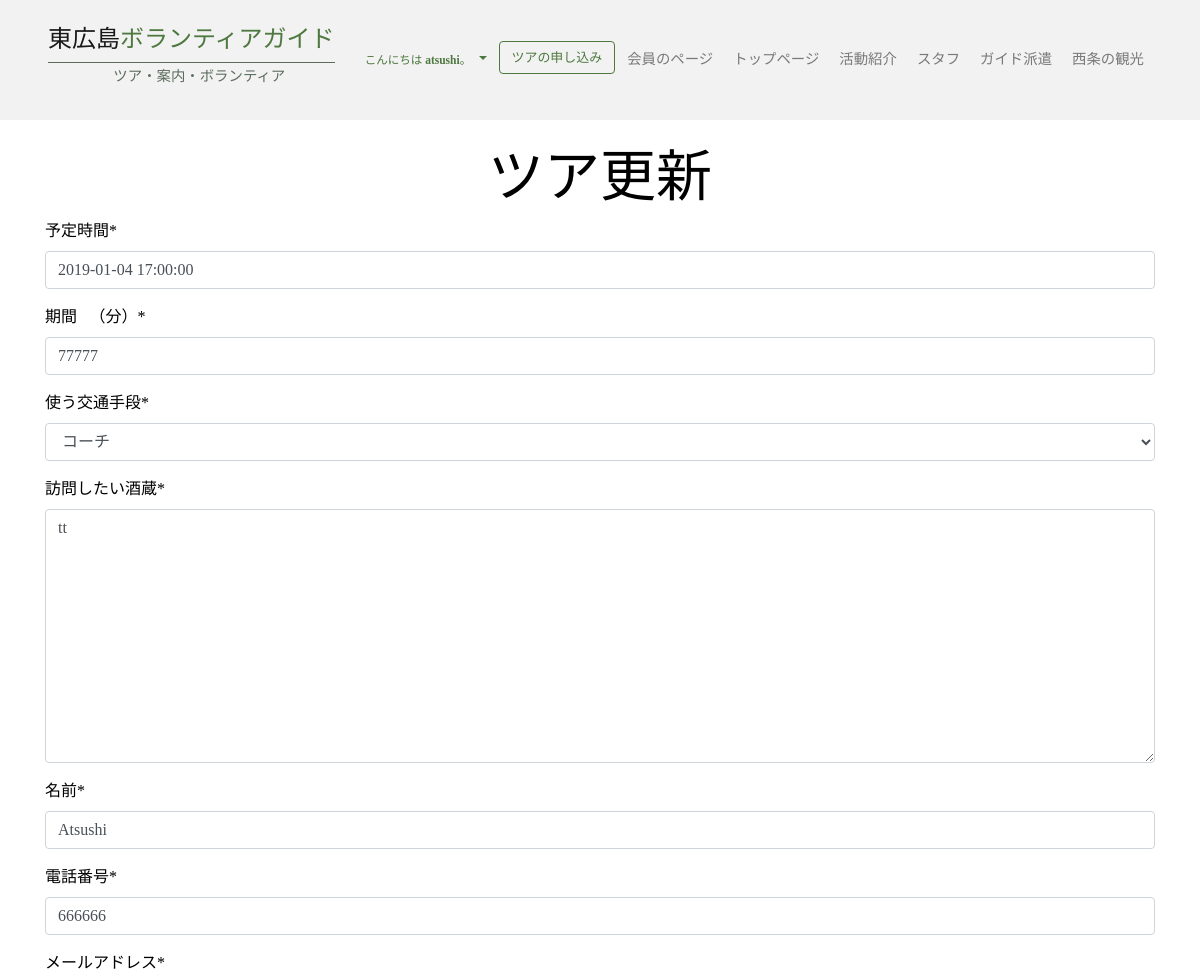
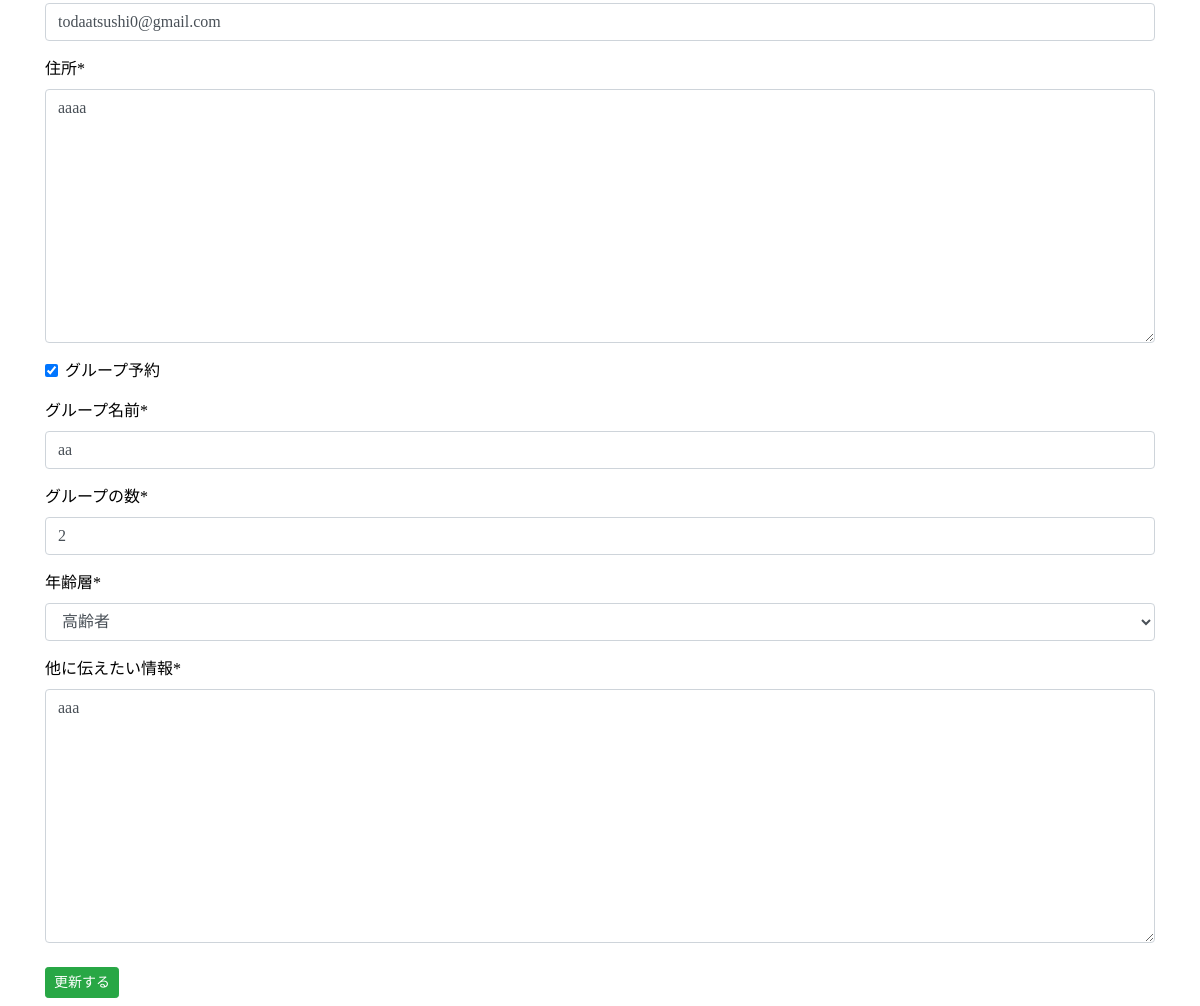
/booking/1/update/ (signed in), run on the app's committed database (2 pictures, top to bottom).
### booking/models.py (models this page shows, shortened)
class Booking(models.Model):
    AGE_GROUPS = (
        ("家族", "家族"),
        ("大人", "大人"),
        ("高齢者", "高齢者"),
        ("子供・思春期", "子供・思春期"),
        ("ミックス", "ミックス"),
    )
    TRANSPORT_OPTIONS = (
        ('使う交通手段', '使う交通手段'),
        ('電車', '電車'),
        ('コーチ', 'コーチ'),
        ('自動車・バン', '自動車・バン'),
        ('タクシ', 'タクシ'),
        ('その他', '他の交通手段（”他に伝えたい情報”で伝えてください。）'),
    )
    contact_name = models.CharField(max_length=50, verbose_name='名前')
    is_group = models.BooleanField(default=True, verbose_name='グループ予約')
    group_name = models.CharField(max_length=100, null=True, verbose_name='グループ名前')
    group_number = models.IntegerField(null=True, verbose_name='グループの数')
    contact_number = models.CharField(max_length=50, verbose_name='電話番号')
    contact_address = models.TextField(verbose_name='住所')
    contact_email = models.EmailField(verbose_name='メールアドレス')
    scheduled_at = models.DateTimeField(verbose_name='予定時間')
    duration = models.CharField(max_length=50, verbose_name='期間（分）')
    age_group = models.CharField(max_length=50, choices=AGE_GROUPS, verbose_name='年齢層')
    places_to_visit = models.TextField(verbose_name='訪問したい酒蔵')
    transportation = models.CharField(max_length=50, choices=TRANSPORT_OPTIONS, verbose_name='使う交通手段')
    extra_details = models.TextField(verbose_name='他に伝えたい情報')
    booked_at = models.DateTimeField(default=timezone.now, verbose_name='予約をとった時間')
    confirmed = models.BooleanField(default=False, verbose_name='確認されたが')
    complete = models.BooleanField(default=False, verbose_name='完成した')
    class Meta:
        ordering = ['-scheduled_at', '-booked_at', 'confirmed']

### booking/views.py (the view, shortened to what this page needs)
# urls.py: path('<int:pk>/update/', v.BookingUpdateView.as_view(), name='booking-update'),
class BookingUpdateView(LoginRequiredMixin, UpdateView):
    model = Booking
    template_name = 'booking/update.html'
    fields = [
        'scheduled_at', 'duration', 'transportation', 'places_to_visit',
        'contact_name', 'contact_number', 'contact_email', 'contact_address',
        'is_group', 'group_name', 'group_number', 'age_group',
        'extra_details'
    ]
    success_url = '/booking/'

### booking/templates/booking/update.html (shortened to what this page needs)
{% extends 'hh2/layout.html' %}
{% load crispy_forms_tags %}
{% block main %}
  <div class="container my-4">
    <form method="post">
      <legend class="display-4 text-center">ツア更新</legend>
      {{ form|crispy }}
      <button type="submit" class="btn btn-sm my-2 btn-success">更新する</button>
    </form>
  </div>
{% endblock %}

### blog/templates/hh2/layout.html (shortened to what this page needs)
<!DOCTYPE html>
<html lang="en">
  {% load static %}
  <head>
    <link rel="stylesheet" href="https://stackpath.bootstrapcdn.com/bootstrap/4.3.1/css/bootstrap.min.css">
    <link rel="stylesheet" href="https://use.fontawesome.com/releases/v5.7.2/css/all.css">
    <link rel="stylesheet" type="text/css" href="{% static 'hhts/css/hhts-general.css' %}">
    <link rel="stylesheet" type="text/css" href="{% static 'hhts/css/home.css' %}">
    <link rel="stylesheet" type="text/css" href="{% static 'hhts/css/about.css' %}">
    <link rel="stylesheet" type="text/css" href="{% static 'hhts/css/guide.css' %}">
    <link rel="stylesheet" type="text/css" href="{% static 'hhts/css/saijo.css' %}">
    <link rel="stylesheet" type="text/css" href="{% static 'blog/css/blog-list.css' %}">
    <link rel="stylesheet" type="text/css" href="{% static 'blog/css/blog-delete.css' %}">
    <link rel="stylesheet" type="text/css" href="{% static 'users/css/users-profile.css' %}">
    <link rel="stylesheet" type="text/css" href="{% static 'users/css/users-team.css' %}">
    <link rel="stylesheet" type="text/css" href="{% static 'users/css/users-forms.css' %}">
    <link rel="stylesheet" type="text/css" href="{% static 'email_blast/css/emails-all.css' %}">
    <link rel="stylesheet" type="text/css" href="{% static 'booking/css/booking-all.css' %}">
    <link rel="stylesheet" href="https://cdnjs.cloudflare.com/ajax/libs/jquery-datetimepicker/2.5.20/jquery.datetimepicker.min.css" />
  <body>
    {% load static %}
    <nav class="navbar navbar-expand-xl navbar-light" id="nav">
      <div class="logo">
        <a href="{% url 'home' %}" class="navbar-brand">
          東広島<span style="color: #4d783e;">ボランティアガイド</span>
        </a>
        <span class="subline">
          <p>ツア・案内・ボランティア</p>
        </span>
      </div>
      <div class="collapse navbar-collapse" id="hh-nav">
        <ul class="navbar-nav ml-auto">
        {% if user.is_authenticated %}
          <li class="nav-item dropdown active my-1 ml-1">
            <a class="nav-link dropdown-toggle" href="#" id="user-options" role="button" data-toggle="dropdown" aria-haspopup="true" aria-expanded="false">
              <span class="greet">
                <small>こんにちは <strong>{{ user.username }}</strong>。</small>
              </span>
            </a>
          </li>
        {% endif %}
          <li class="nav-item my-1 ml-1">
            <a href="/media/pdf/book_form.pdf" download class="btn btn-custom-1">ツアの申し込み</a>
          </li>
          <li class="nav-item my-1 ml-1">
            <a href="{% url 'blog-home' %}" class="nav-link">会員のページ</a>
          </li>
          <li class="nav-item my-1 ml-1">
            <a href="{% url 'home' %}" class="nav-link">トップページ</a>
          </li>
          <li class="nav-item my-1 ml-1">
            <a href="{% url 'about' %}" class="nav-link">活動紹介</a>
          </li>
          <li class="nav-item my-1 ml-1">
            <a href="{% url 'team' %}" class="nav-link">スタフ</a>
          </li>
          <li class="nav-item my-1 ml-1">
            <a href="{% url 'guide' %}" class="nav-link">ガイド派遣</a>
          </li>
          <li class="nav-item my-1 ml-1">
            <a href="{% url 'saijo' %}" class="nav-link">西条の観光</a>
          </li>
        </ul>
      </div>
    </nav>
    {% block main %}
    {% endblock %}
  </body>
</html>

### blog/static/hhts/css/hhts-general.css (style rules this page uses)
html { height: 100%; background-color: #f2f2f2; }
body { padding: 0; margin: 0; font-family: custom; color: black; }
.navbar { background-color: #f2f2f2; min-height: 100px; padding: 2vh 4vw; }
.navbar-brand { font-size: 1.5em; border-bottom: 1.5px solid #5b6c5d; }
.logo { display: flex; flex-direction: column; align-items: center; justify-content: center; }
.subline { color: #5b6c5d; font-size: 0.9em; padding-top: 3px; }
.navbar-collapse { font-size: 0.9em; }
.btn-custom-1:link, .btn-custom-1:visited { border: 0.15em solid #4d783e; color: #4d783e; font-size: 0.9em; }
#user-options { color: #4d783e; }

### data on the page
Booking: scheduled_at "2019-01-04 17:00:00", duration "77777", transportation "コーチ", places_to_visit "tt", contact_name "Atsushi", contact_number "666666", contact_email "todaatsushi0@gmail.com", contact_address "aaaa", is_group "☑", group_name "aa", group_number "2", age_group "高齢者", extra_details "aaa"

### other printed values
{{ user.username }} "atsushi"
